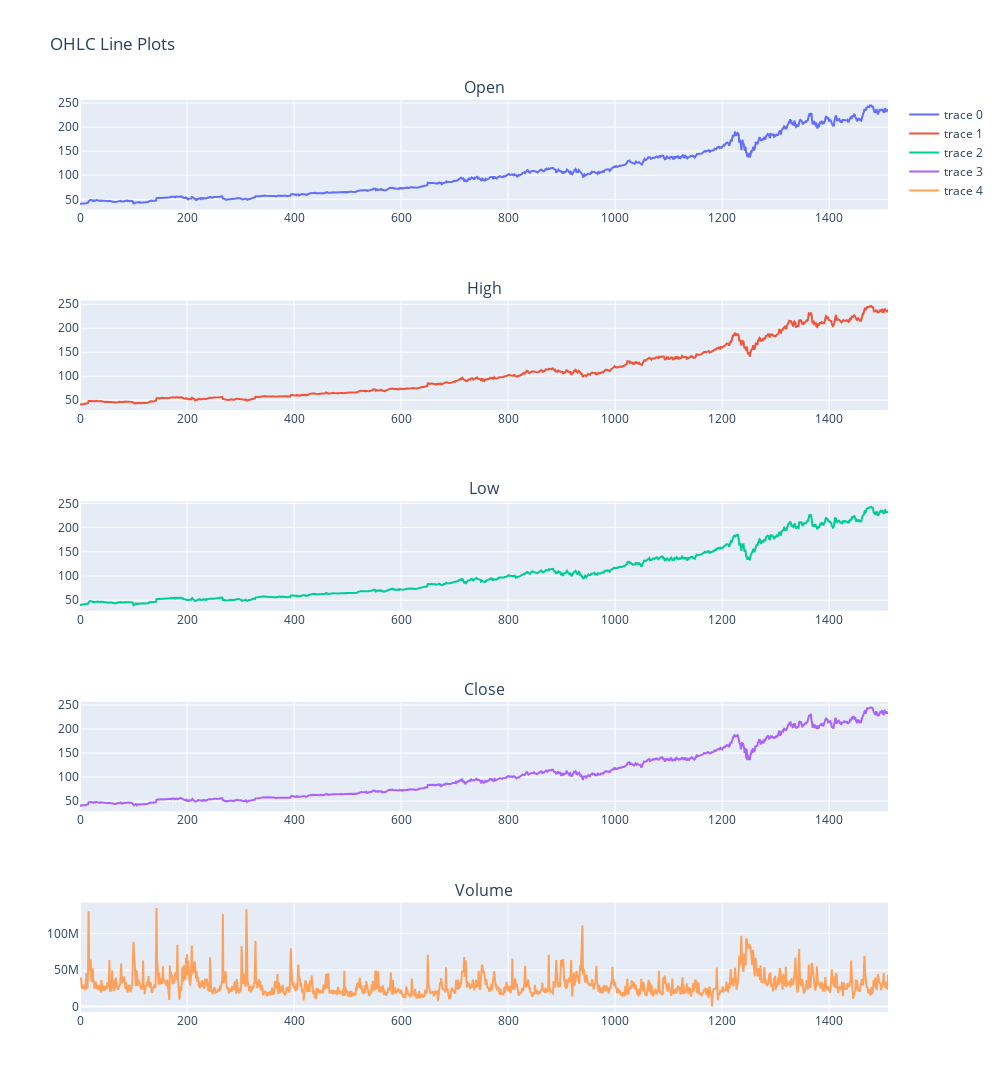

The notebook cell saved with this chart:
### Code cell
from plotly.subplots import make_subplots
import plotly.graph_objects as go
from plotly.graph_objs import Line

fig = make_subplots(rows=5, cols=1,subplot_titles=('Open','High','Low','Close' , 'Volume'))

fig.add_trace(
    Line(x=df.index, y=df.Open),
    row=1, col=1
)

fig.add_trace(
    Line(x=df.index, y=df.High),
    row=2, col=1
)

fig.add_trace(
    Line(x=df.index, y=df.Low),
    row=3, col=1
)

fig.add_trace(
    go.Line(x=df.index, y=df.Close),
    row=4, col=1
)
fig.add_trace(
    go.Line(x=df.index, y=df.Volume),
    row=5, col=1
)

fig.update_layout(height=1400, width=1000, title_text="OHLC Line Plots")

fig.show()

### Figure 1 — Plotly figure (JSON) as saved in the notebook; plotly's stock layout.template omitted (floating-point values rounded to 4 significant figures; data arrays with more than 128 entries replaced by an {"elided": "..."} marker saying what was removed)
{"data": [{"type": "scatter", "x": {"elided": "1511 int values"}, "xaxis": "x", "y": {"elided": "1511 float values"}, "yaxis": "y"}, {"type": "scatter", "x": {"elided": "1511 int values"}, "xaxis": "x2", "y": {"elided": "1511 float values"}, "yaxis": "y2"}, {"type": "scatter", "x": {"elided": "1511 int values"}, "xaxis": "x3", "y": {"elided": "1511 float values"}, "yaxis": "y3"}, {"type": "scatter", "x": {"elided": "1511 int values"}, "xaxis": "x4", "y": {"elided": "1511 float values"}, "yaxis": "y4"}, {"type": "scatter", "x": {"elided": "1511 int values"}, "xaxis": "x5", "y": {"elided": "1511 int values"}, "yaxis": "y5"}], "layout": {"annotations": [{"font": {"size": 16}, "showarrow": false, "text": "Open", "x": 0.5, "xanchor": "center", "xref": "paper", "y": 1, "yanchor": "bottom", "yref": "paper"}, {"font": {"size": 16}, "showarrow": false, "text": "High", "x": 0.5, "xanchor": "center", "xref": "paper", "y": 0.78, "yanchor": "bottom", "yref": "paper"}, {"font": {"size": 16}, "showarrow": false, "text": "Low", "x": 0.5, "xanchor": "center", "xref": "paper", "y": 0.56, "yanchor": "bottom", "yref": "paper"}, {"font": {"size": 16}, "showarrow": false, "text": "Close", "x": 0.5, "xanchor": "center", "xref": "paper", "y": 0.34, "yanchor": "bottom", "yref": "paper"}, {"font": {"size": 16}, "showarrow": false, "text": "Volume", "x": 0.5, "xanchor": "center", "xref": "paper", "y": 0.12, "yanchor": "bottom", "yref": "paper"}], "height": 1400, "title": {"text": "OHLC Line Plots"}, "width": 1000, "xaxis": {"anchor": "y", "domain": [0, 1]}, "xaxis2": {"anchor": "y2", "domain": [0, 1]}, "xaxis3": {"anchor": "y3", "domain": [0, 1]}, "xaxis4": {"anchor": "y4", "domain": [0, 1]}, "xaxis5": {"anchor": "y5", "domain": [0, 1]}, "yaxis": {"anchor": "x", "domain": [0.88, 1]}, "yaxis2": {"anchor": "x2", "domain": [0.66, 0.78]}, "yaxis3": {"anchor": "x3", "domain": [0.44, 0.56]}, "yaxis4": {"anchor": "x4", "domain": [0.22, 0.34]}, "yaxis5": {"anchor": "x5", "domain": [0, 0.12]}}}
